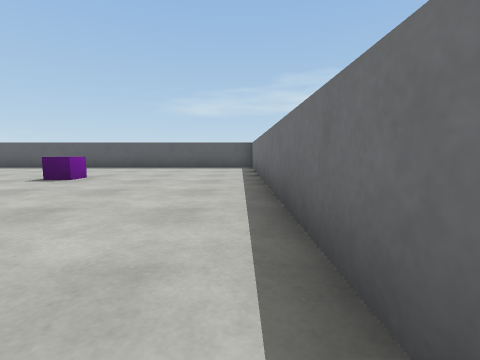
[1] (above)

23 first-person views from a walk through a world built for the Webots simulator. The camera is 0.12 m above the floor, tilts 6° down and sees 85° across. The floor is counted in squares, 0.2 m on a side. Each view is taken from the middle of a square. On the plan, view 1 faces up. The plan holds only what a view shows up to about 9 squares ahead; the rest is blank. The robots in the file are not drawn. Simple shapes and patterns stand in for the simulator's stock objects.

[2]
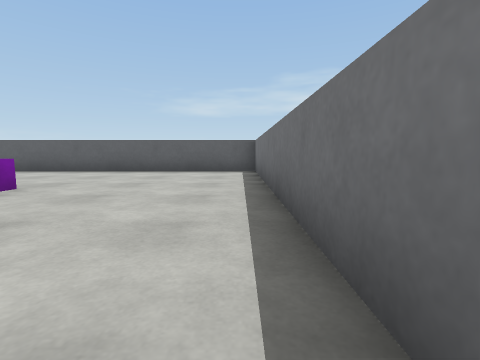

[3]
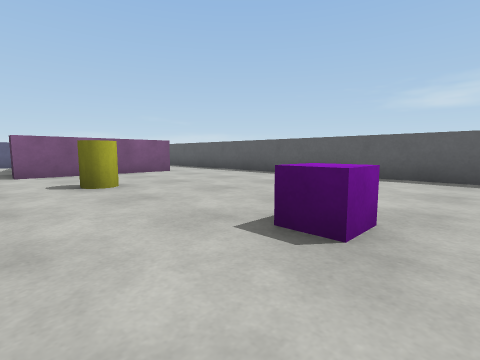

[4]
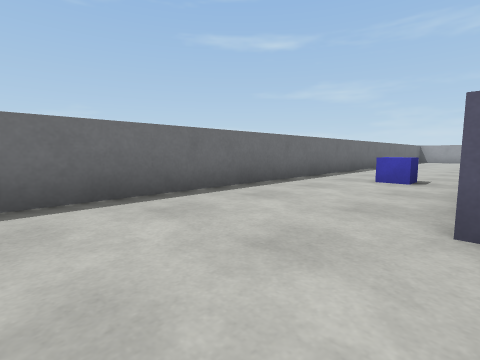

[5]
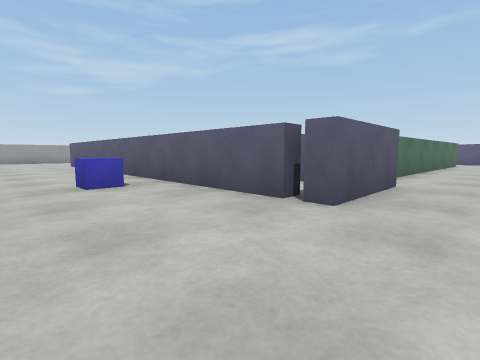

[6]
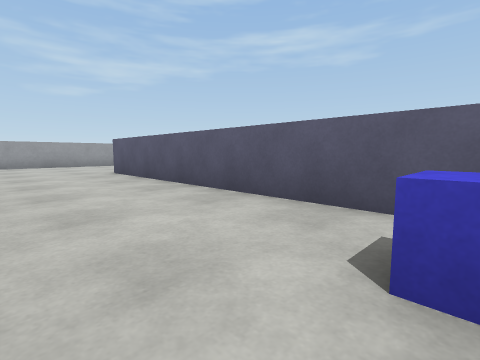

[7]
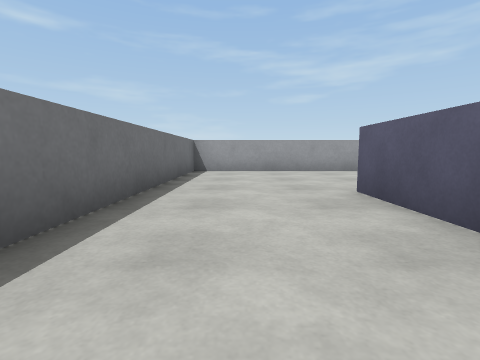

[8]
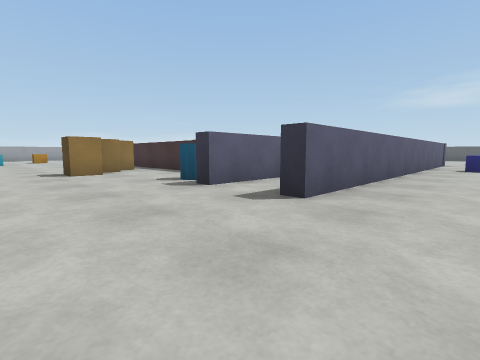

[9]
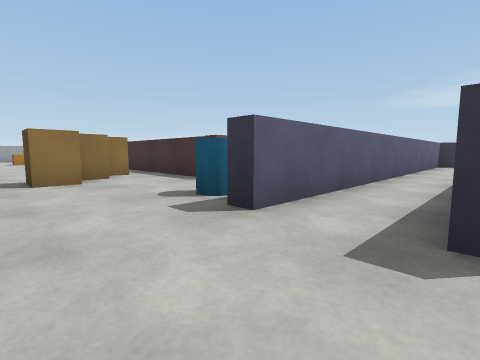

[10]
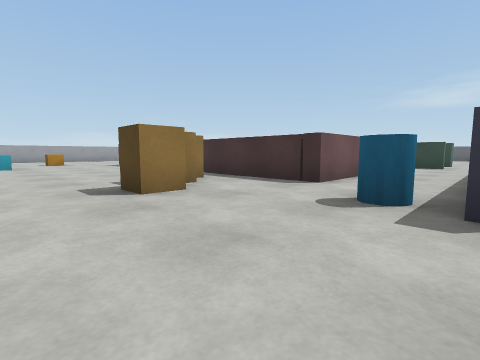

[11]
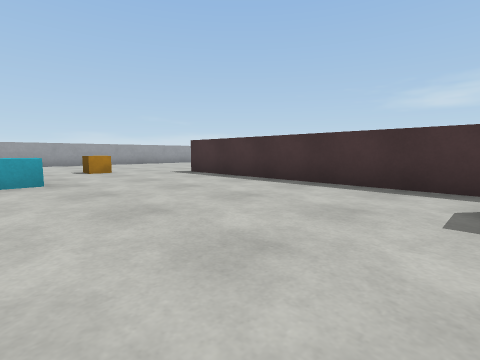

[12]
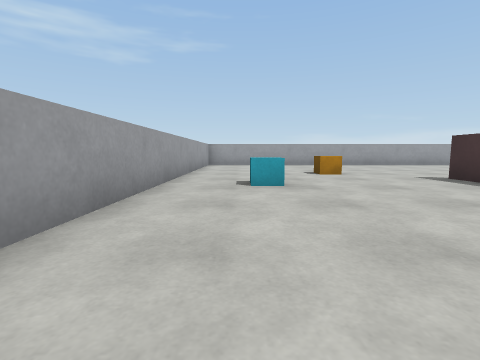

[13]
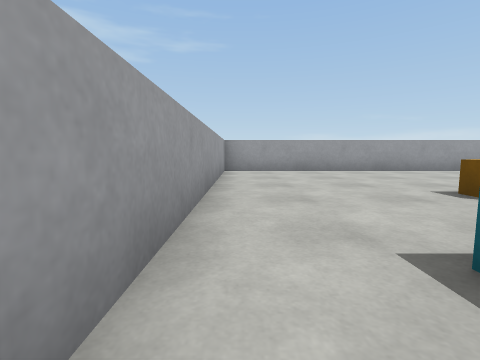

[14]
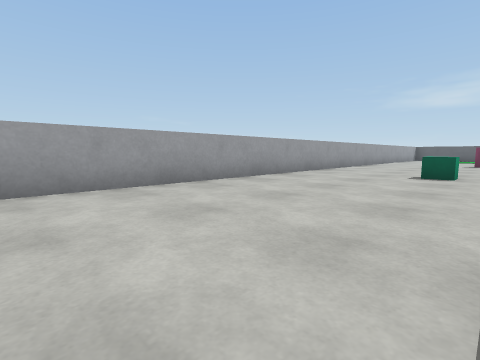

[15]
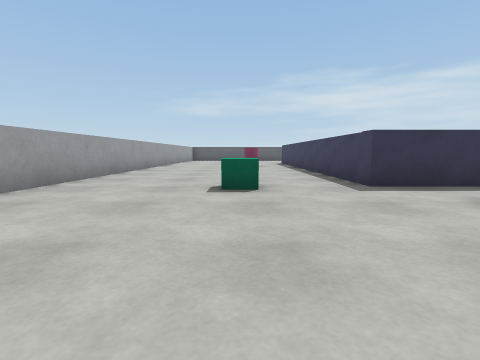

[16]
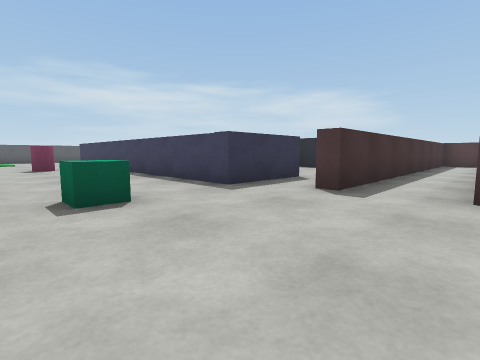

[17]
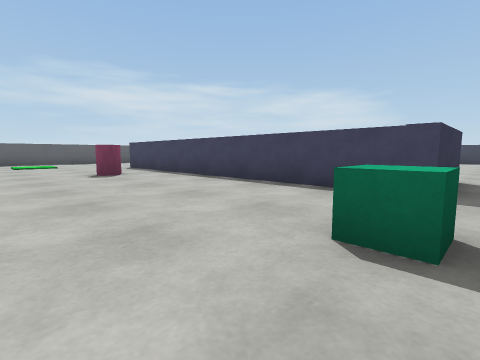

[18]
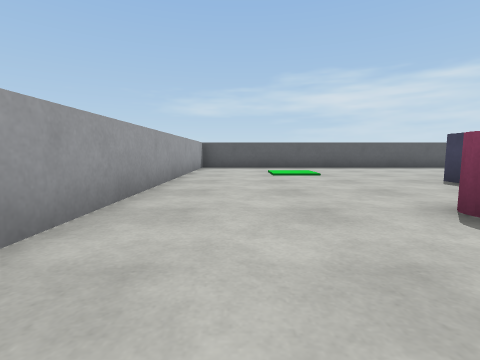

[19]
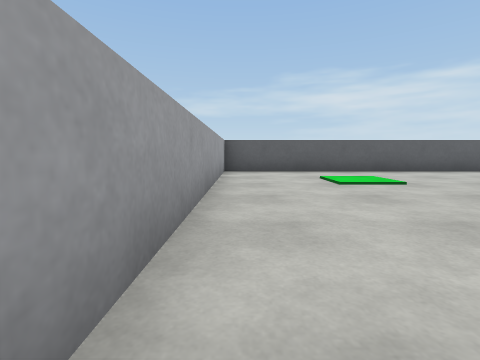

[20]
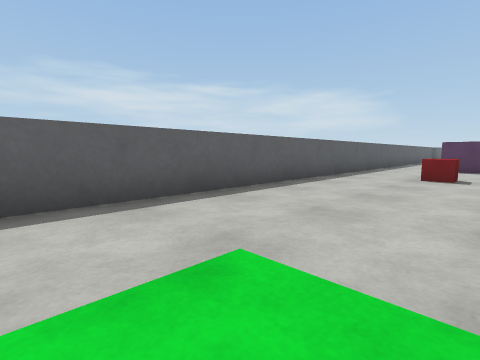

[21]
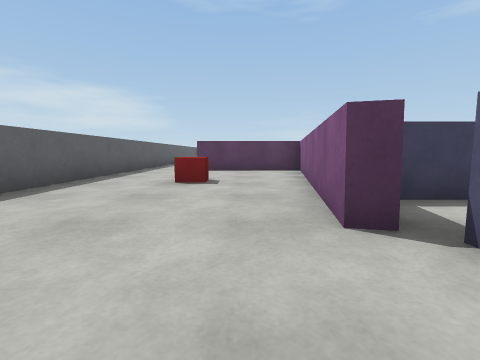

[22]
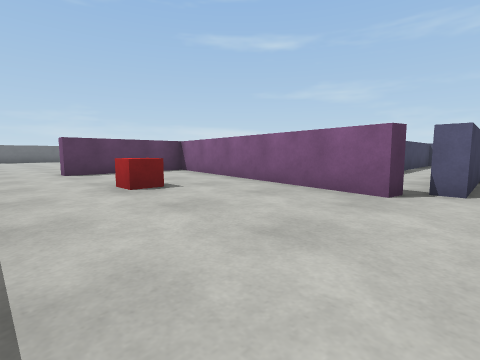

[23]
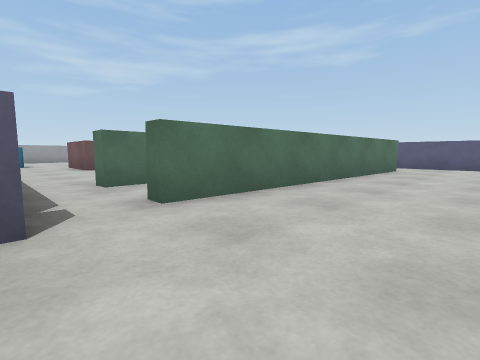

### Floor plan
Ten units are one square. View 1 is at (0, 0); x grows to the right and y downward. Boxes are objects, and circles mark ways between rooms. Rooms are numbered by the first view taken in them; rooms with no view inside come last. Other rooms are left out.
<svg viewBox="-250 -110 260 260">
<path fill="none" stroke="#000" d="M-28 -10 -28 100 -32 100M-52 -17 -28 -17 -28 -12M5 54 5 -105 -94 -105M-107 -84 -107 -46M-34 145 5 145 5 75M-162 44 -187 44 -187 -55 -183 -55M-146 -16 -65 -12 -65 -8M-110 62 -180 62 -180 58M-163 -35 -163 -25M-74 8 -65 8 -65 13M-75 58 -75 82 -180 82M-107 -46 -111 -46M-180 -58 -180 -62 -111 -50 -111 -84 -107 -84M-245 0 -245 145 -135 145M-48 100 -52 100M-110 -105 -245 -105 -245 -15M-48 -1 -48 100M-49 145 -34 145"/>
<rect x="-85" y="-65" width="10" height="20" fill="#bbb"><title>yellow cylinder</title></rect>
<rect x="-45" y="-65" width="10" height="10" fill="#bbb"><title>purple box</title></rect>
<rect x="-25" y="15" width="20" height="10" fill="#bbb"><title>blue box</title></rect>
<rect x="-215" y="35" width="10" height="20" fill="#bbb"><title>green box</title></rect>
<rect x="-215" y="-35" width="20" height="20" fill="#bbb"><title>magenta cylinder</title></rect>
<rect x="-205" y="95" width="20" height="20" fill="#bbb"><title>orange box</title></rect>
<rect x="-175" y="115" width="10" height="20" fill="#bbb"><title>cyan box</title></rect>
<rect x="-155" y="-85" width="20" height="10" fill="#bbb"><title>red box</title></rect>
<rect x="-115" y="85" width="20" height="20" fill="#bbb"><title>brown box</title></rect>
<rect x="-105" y="95" width="10" height="20" fill="#bbb"><title>brown box</title></rect>
<rect x="-95" y="105" width="10" height="10" fill="#bbb"><title>brown box</title></rect>
<rect x="-65" y="85" width="10" height="20" fill="#bbb"><title>cyan cylinder</title></rect>
<circle cx="-110" cy="-95" r="3" fill="#2a7"/>
<circle cx="-75" cy="-33" r="3" fill="#2a7"/>
<circle cx="-30" cy="125" r="3" fill="#2a7"/>
<circle cx="-50" cy="125" r="3" fill="#2a7"/>
<text x="-20" y="-10">1</text>
<text x="-150" y="30">2</text>
<text x="-40" y="70">3</text>
</svg>
Room 1 opens to room 2. Room 1 opens to room 3. Room 2 opens to room 3.

Where each view was taken, in squares from view 1:
view 1: 0 up, 0 right, facing up
view 2: 2 up, 0 right, facing up
view 3: 4 up, 3 left, facing up-left
view 4: 4 up, 3 left, facing down-right
view 5: 3 up, 0 right, facing down-left
view 6: 2 down, 0 right, facing down-left
view 7: 6 down, 1 left, facing down
view 8: 13 down, 1 left, facing up-left
view 9: 12 down, 3 left, facing up-left
view 10: 13 down, 5 left, facing up-left
view 11: 13 down, 11 left, facing up-left
view 12: 13 down, 12 left, facing left
view 13: 14 down, 16 left, facing left
view 14: 12 down, 20 left, facing up-left
view 15: 9 down, 21 left, facing up
view 16: 8 down, 22 left, facing up-right
view 17: 5 down, 23 left, facing up-right
view 18: 0 up, 23 left, facing up
view 19: 2 up, 24 left, facing up
view 20: 7 up, 22 left, facing up-right
view 21: 7 up, 20 left, facing right
view 22: 10 up, 19 left, facing down-right
view 23: 4 up, 5 left, facing down-left
